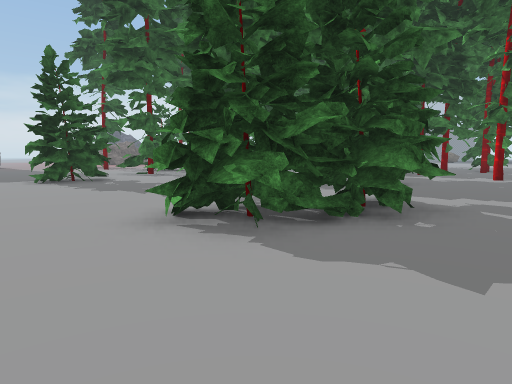
[1] (above)

24 first-person views from a walk through a 3-D level made in the Unity game engine. The camera is 1.3 m above the floor, tilts 6° down and sees 75° across. The floor is counted in squares, 2 m on a side. Each view is taken from the middle of a square. On the plan, view 1 faces up. The plan holds only what a view shows up to about 10 squares ahead; the rest is blank. The place goes on beyond the plan. Some animated figures are left out. Some surface patterns are stand-ins.

[2]
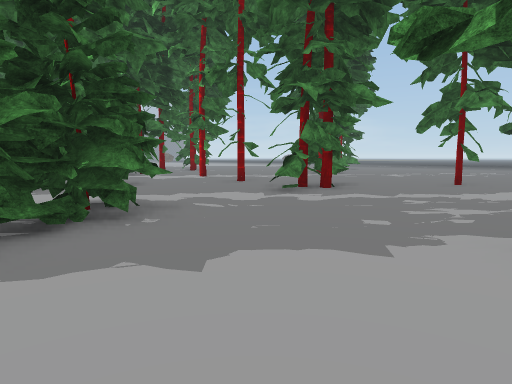

[3]
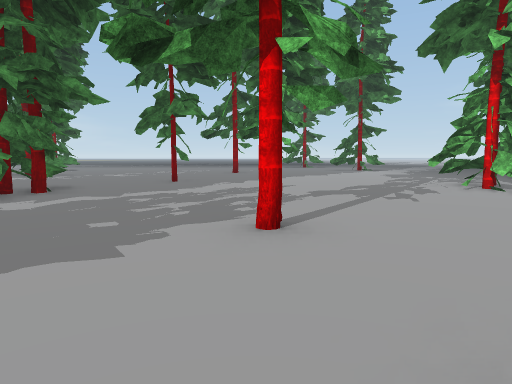

[4]
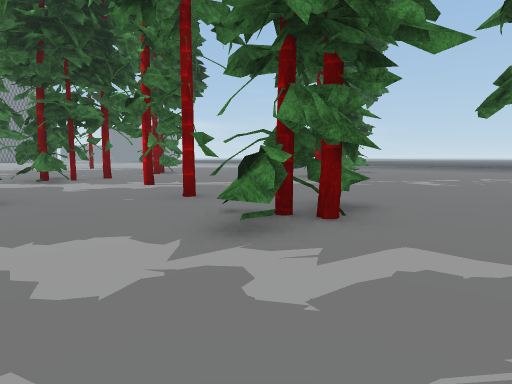

[5]
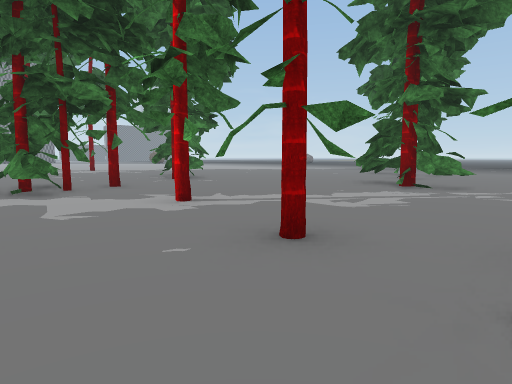

[6]
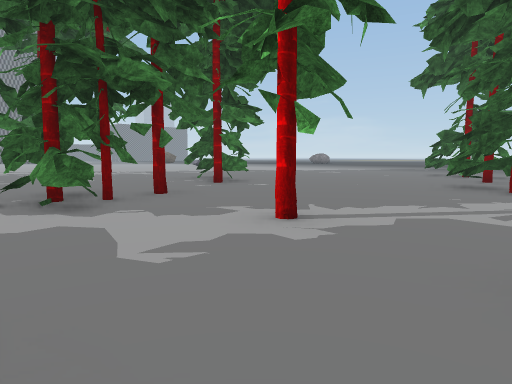

[7]
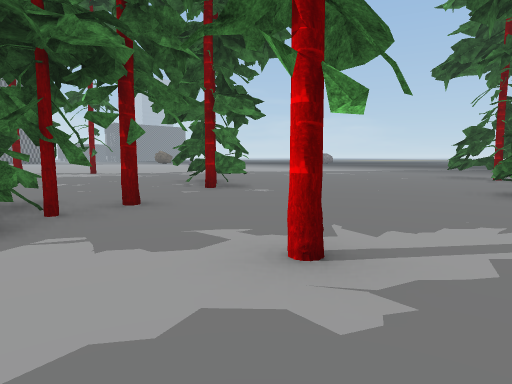

[8]
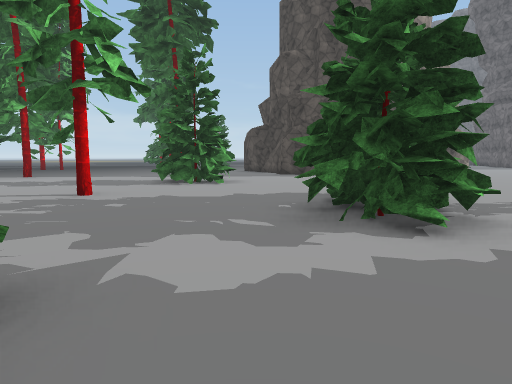

[9]
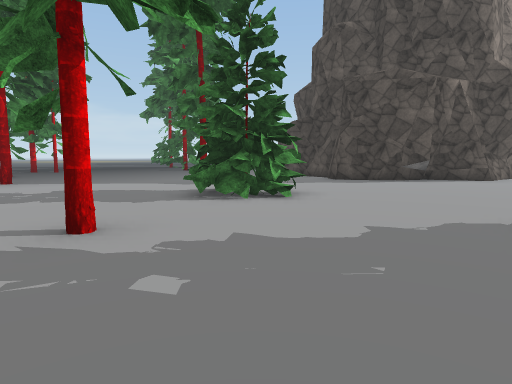

[10]
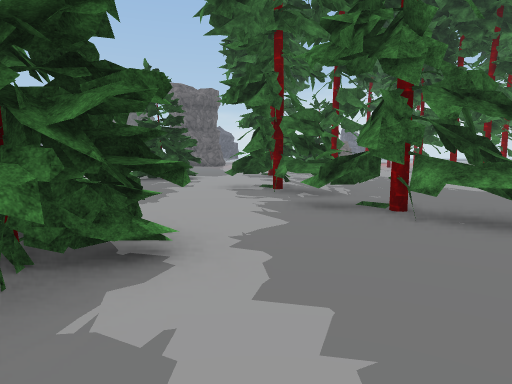

[11]
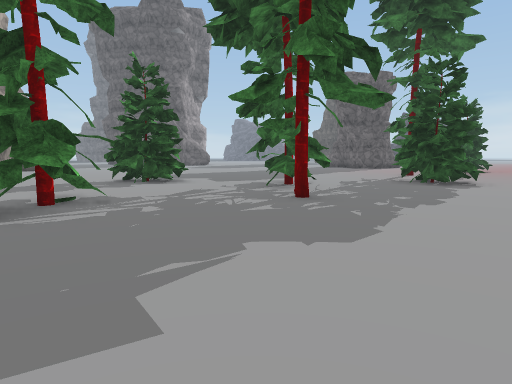

[12]
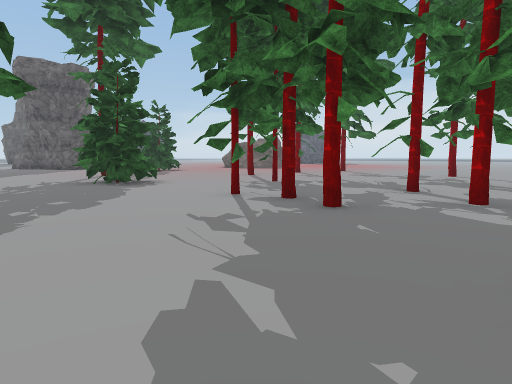

[13]
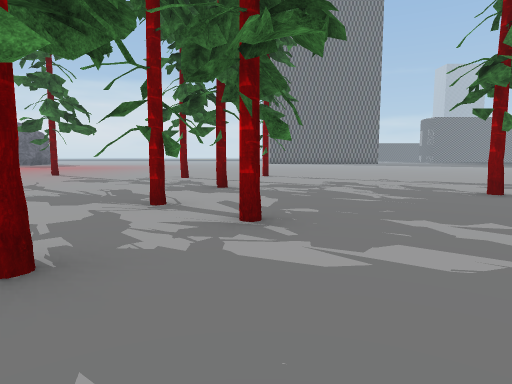

[14]
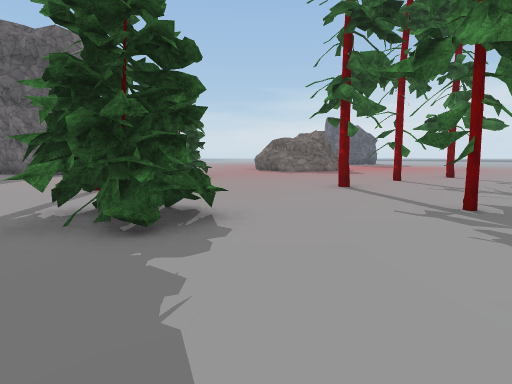

[15]
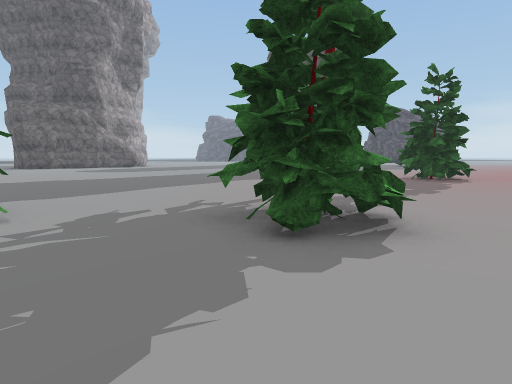

[16]
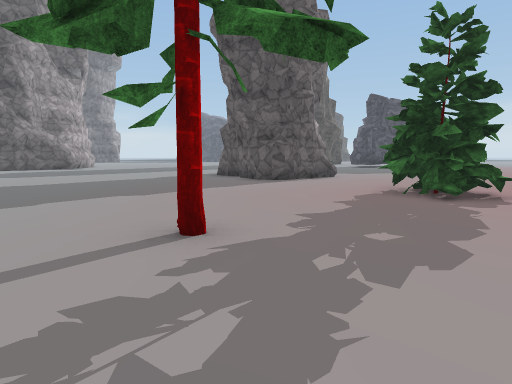

[17]
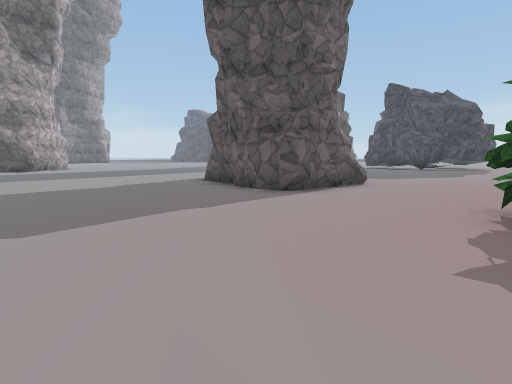

[18]
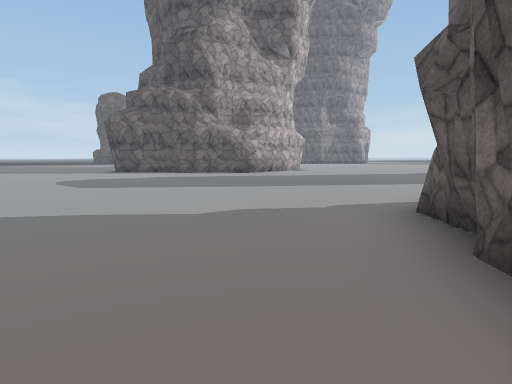

[19]
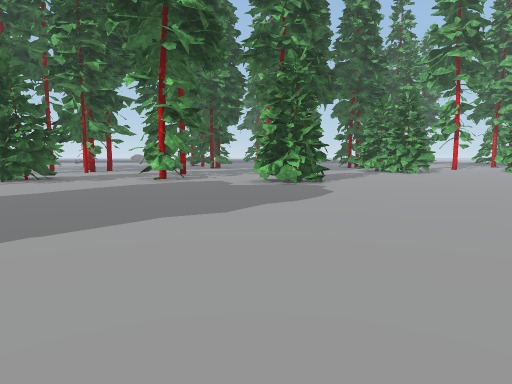

[20]
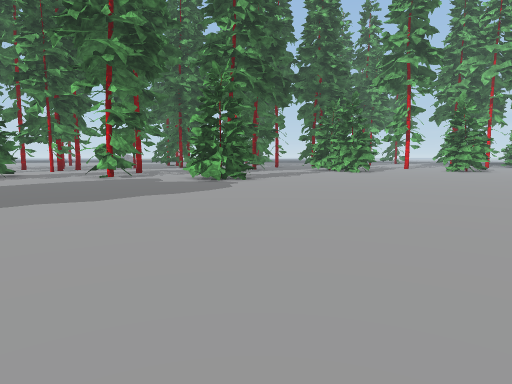

[21]
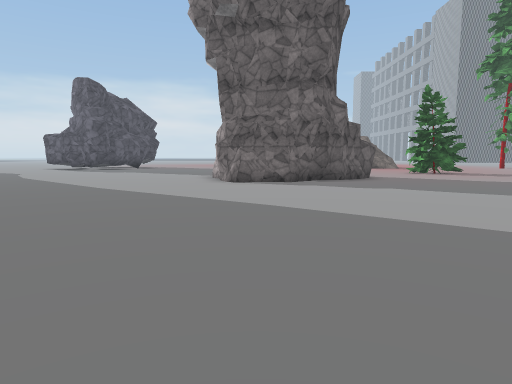

[22]
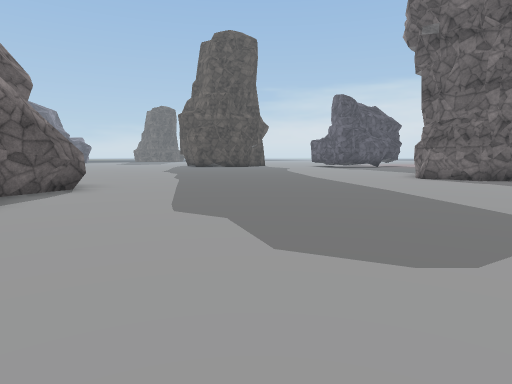

[23]
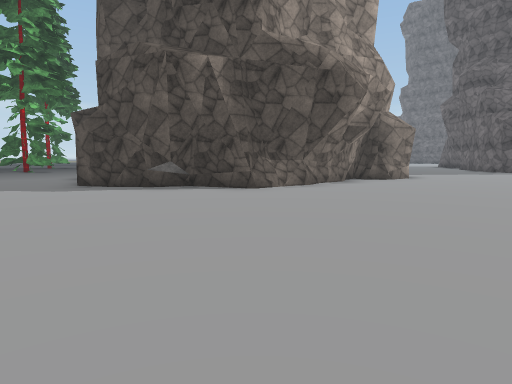

[24]
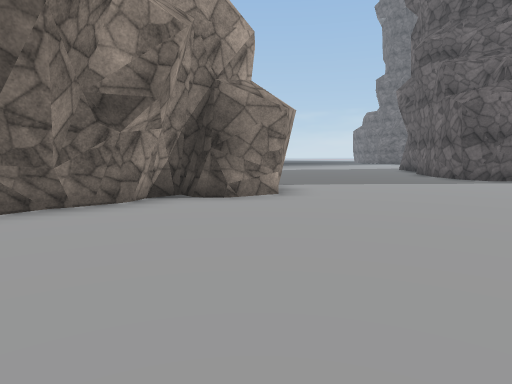

### Floor plan
Key: @ floor where view 1 was taken; # wall or solid block; x gap in a wall; . floor; = window, fence, low wall or low ledge.
Columns run from 22 left of view 1 to 13 right of it. Each row starts with its distance up from view 1.
 25     ..           ................
 24     ... ..      .#...............
 23     .........  .................
 22     .......#............#......
 21      ......##....#...........#.
 20       #.............#.........
 19       ##............. .##......
 18 ...   ##.................#......
 17 ...####.......#..##...#.#........
 16 .................##...............
 15 .......................... .... #..
 14 ...............................##..
 13 ..................##.#.....##.......
 12 .................##........###......
 11 ....................................
 10 .................#...##.............
  9 .................#...##x #...#....#.
  8 #.......................##.......##.
  7 #.......................##..#.....#.
  6    .........................x.......
  5     ...................##...##......
  4    #.................####..##=......
  3    #.................##.............
  2     .....##....................#...
  1      .... ######.................
  0       ..       ##.....@..#.......
 -1                 ##...##..........
 -2                  #... #..........
 -3                   ..  ...........
 -4                   ..  ...... ##..

Where each view was taken, in squares from view 1:
view 1: 0 up, 0 right, facing up
view 2: 0 up, 0 right, facing up-right
view 3: 0 up, 0 right, facing right
view 4: 2 up, 3 right, facing up-right
view 5: 5 up, 4 right, facing up-right
view 6: 7 up, 4 right, facing up-right
view 7: 8 up, 5 right, facing up-right
view 8: 6 up, 5 right, facing down-left
view 9: 3 up, 4 right, facing down-left
view 10: 4 up, 4 right, facing up-left
view 11: 12 up, 4 right, facing left
view 12: 13 up, 4 right, facing up-left
view 13: 15 up, 3 right, facing up
view 14: 15 up, 1 left, facing up-left
view 15: 16 up, 1 left, facing left
view 16: 18 up, 5 left, facing left
view 17: 18 up, 8 left, facing left
view 18: 18 up, 13 left, facing down-left
view 19: 10 up, 14 left, facing right
view 20: 8 up, 15 left, facing right
view 21: 8 up, 18 left, facing up
view 22: 6 up, 15 left, facing up-left
view 23: 6 up, 2 left, facing down-left
view 24: 6 up, 8 left, facing down-left
